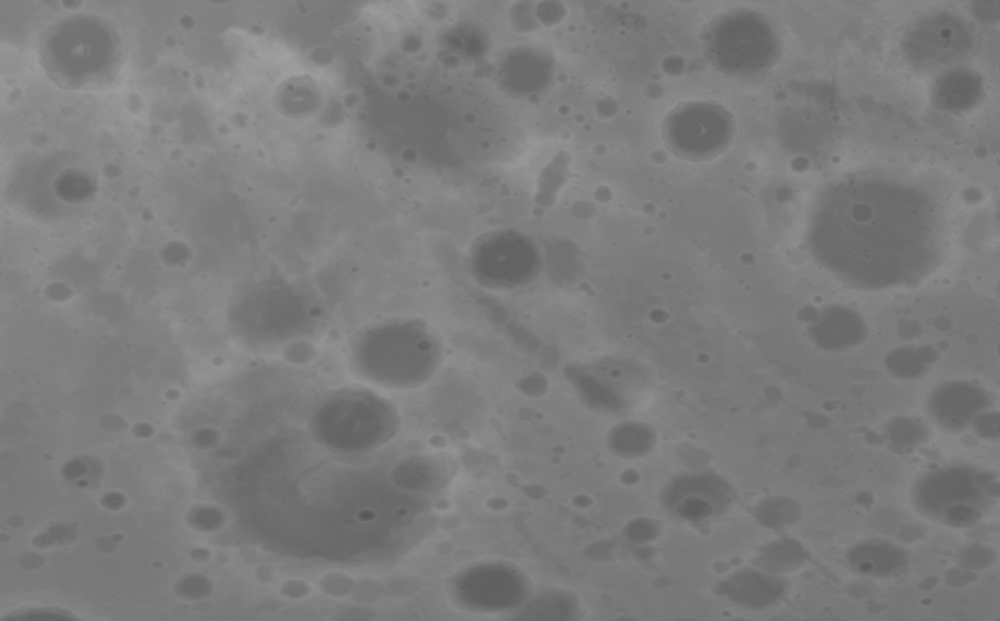
%> input picture [done]-upwork-Sheikh Hunzala/p1code/moon.png, 1000 x 621 px
$ octave Astar_Optimised.m   (GNU Octave 9; MATLAB toolbox functions it lacks are replaced by stand-ins)
%> lines starting %> are read from the running program, lines starting %| are printed output that depends on the picture; in (x1, y1, x2, y2) boxes, pixels count from 0 and x2, y2 are one past the last pixel; in counts of white or black regions, pixels touching at a corner belong together; the program's own positions count from 1
clear all; clc
%% Pretreatment
Moon = imread('moon.png');
%> Moon is the input picture: size 621x1000 uint8; min 87, max 160, mean 124.2
imshow(Moon)

MoonFil = stdfilt(Moon);
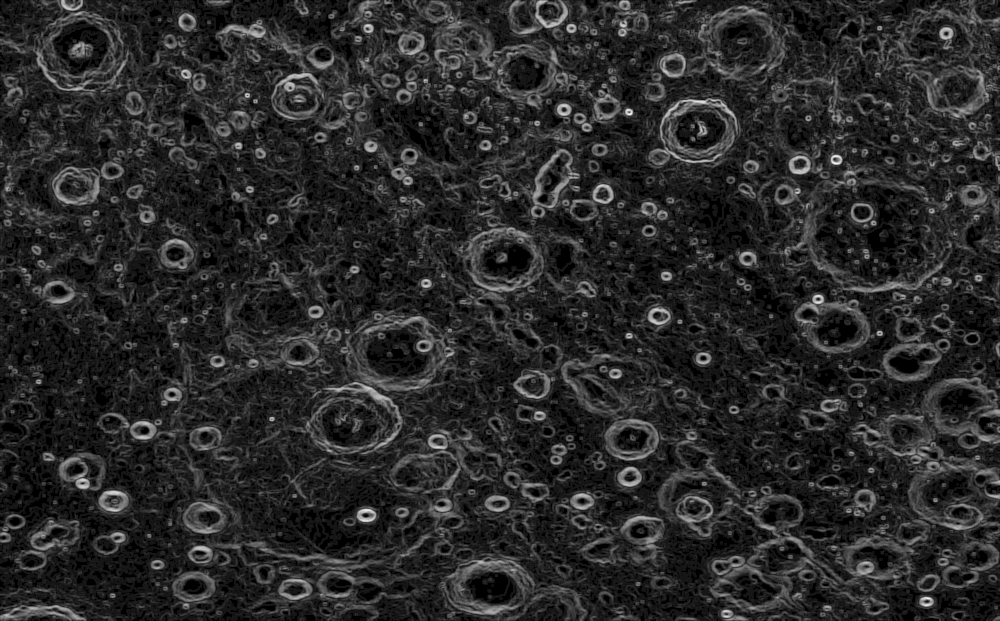
%> MoonFil: size 621x1000 double; min 0, max 5.79, mean 0.956; drawn with min black and max white
MoonBW = MoonFil > 1.2;
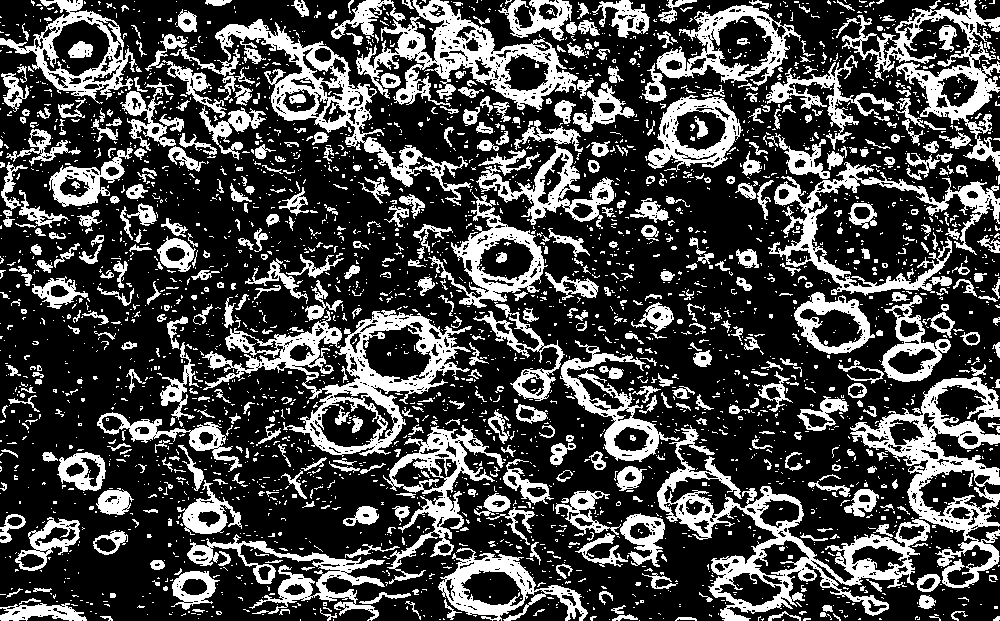
%> MoonBW: size 621x1000 logical; 28.4% white; 3303 white regions (2722 under 20 px), largest, box (x1, y1, x2, y2) and area: (657, 377, 1000, 621) 18491, (202, 310, 472, 457) 9894, (356, 0, 578, 110) 7777
montage({Moon,MoonFil,MoonBW},'BackgroundColor','white');
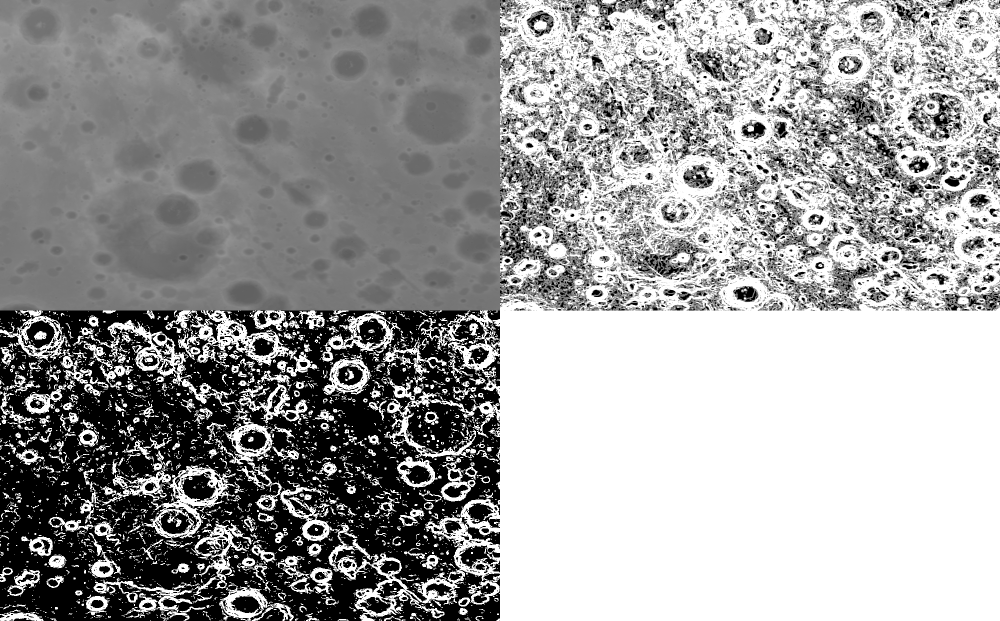
%> displayed picture: size 1242x2000, on the screen's scale of 0 to 255 (shown at 1/2 size); min 0, max 255, mean 157.8
% [5 lines of commented-out code are left out]

%% A* Algorithm
%Inits
%----------------------
sizeI = size(MoonBW);
%> sizeI = [621 1000]

% List of all crossable positions
Q = find(MoonBW==0);    % index array of all crossable positions
%> Q = 444643 values from 1 to 621000
sizeQ = size(Q);
%> sizeQ = [444643 1]

% capture of START & END position :

imshow(MoonBW)
hold on
title('A* shortest path | Arrival cost = ? ', 'FontSize', 20);
%> (the run ends here)
